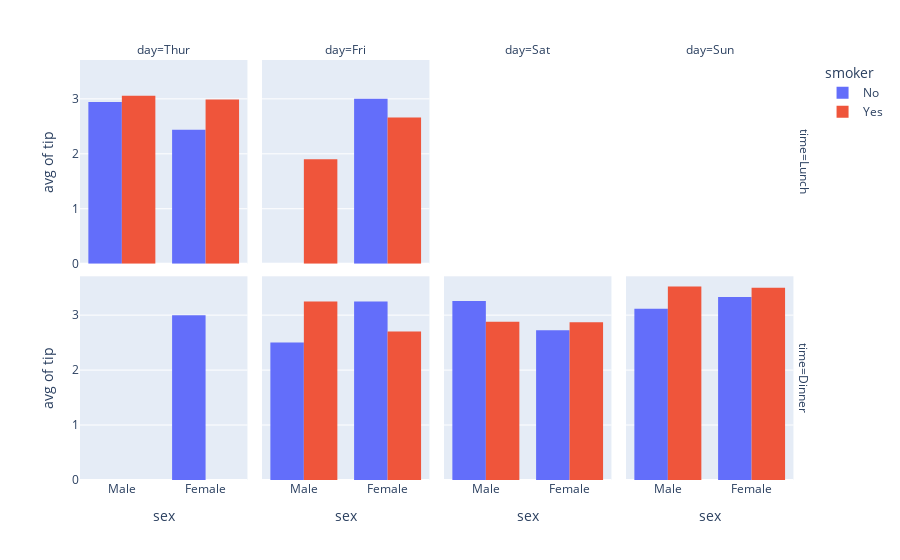

This figure's notebook cell:
### Code cell
import plotly.express as px
df = px.data.tips()
fig = px.histogram(df, x="sex", y="tip", histfunc="avg", color="smoker", barmode="group",
             facet_row="time", facet_col="day", category_orders={"day": ["Thur", "Fri", "Sat", "Sun"],
                                                                "time": ["Lunch", "Dinner"]})
fig.show()

### Figure 1 — Plotly figure (JSON) as saved in the notebook; plotly's stock layout.template omitted (floating-point values rounded to 4 significant figures)
{"data": [{"alignmentgroup": "True", "bingroup": "x", "histfunc": "avg", "hoverlabel": {"namelength": 0}, "hovertemplate": "smoker=No<br>time=Lunch<br>day=Thur<br>sex=%{x}<br>avg of tip=%{y}", "legendgroup": "No", "marker": {"color": "#636efa"}, "name": "No", "offsetgroup": "No", "orientation": "v", "showlegend": true, "type": "histogram", "x": ["Male", "Male", "Male", "Male", "Female", "Male", "Female", "Male", "Male", "Male", "Male", "Female", "Female", "Female", "Male", "Female", "Male", "Male", "Female", "Female", "Male", "Female", "Female", "Male", "Male", "Female", "Female", "Female", "Female", "Female", "Female", "Female", "Female", "Female", "Male", "Male", "Female", "Female", "Female", "Female", "Female", "Male", "Male", "Male"], "xaxis": "x5", "y": [4, 3, 2.71, 3.4, 1.83, 2.03, 5.17, 2, 4, 5.85, 3, 1.5, 1.8, 2.92, 2.31, 1.68, 2.5, 2, 2.52, 4.2, 1.48, 2, 2, 2.18, 1.5, 2.83, 1.5, 2, 3.25, 1.25, 2, 2, 2.75, 3.5, 6.7, 5, 5, 2.3, 1.5, 1.36, 1.63, 1.73, 2, 1.44], "yaxis": "y5"}, {"alignmentgroup": "True", "bingroup": "x", "histfunc": "avg", "hoverlabel": {"namelength": 0}, "hovertemplate": "smoker=No<br>time=Lunch<br>day=Fri<br>sex=%{x}<br>avg of tip=%{y}", "legendgroup": "No", "marker": {"color": "#636efa"}, "name": "No", "offsetgroup": "No", "orientation": "v", "showlegend": false, "type": "histogram", "x": ["Female"], "xaxis": "x6", "y": [3], "yaxis": "y6"}, {"alignmentgroup": "True", "bingroup": "x", "histfunc": "avg", "hoverlabel": {"namelength": 0}, "hovertemplate": "smoker=No<br>time=Dinner<br>day=Thur<br>sex=%{x}<br>avg of tip=%{y}", "legendgroup": "No", "marker": {"color": "#636efa"}, "name": "No", "offsetgroup": "No", "orientation": "v", "showlegend": false, "type": "histogram", "x": ["Female"], "xaxis": "x", "y": [3], "yaxis": "y"}, {"alignmentgroup": "True", "bingroup": "x", "histfunc": "avg", "hoverlabel": {"namelength": 0}, "hovertemplate": "smoker=No<br>time=Dinner<br>day=Fri<br>sex=%{x}<br>avg of tip=%{y}", "legendgroup": "No", "marker": {"color": "#636efa"}, "name": "No", "offsetgroup": "No", "orientation": "v", "showlegend": false, "type": "histogram", "x": ["Male", "Female", "Male"], "xaxis": "x2", "y": [3.5, 3.25, 1.5], "yaxis": "y2"}, {"alignmentgroup": "True", "bingroup": "x", "histfunc": "avg", "hoverlabel": {"namelength": 0}, "hovertemplate": "smoker=No<br>time=Dinner<br>day=Sat<br>sex=%{x}<br>avg of tip=%{y}", "legendgroup": "No", "marker": {"color": "#636efa"}, "name": "No", "offsetgroup": "No", "orientation": "v", "showlegend": false, "type": "histogram", "x": ["Male", "Male", "Female", "Female", "Male", "Male", "Male", "Male", "Male", "Male", "Female", "Male", "Male", "Female", "Female", "Male", "Male", "Male", "Female", "Male", "Male", "Male", "Female", "Male", "Male", "Male", "Female", "Male", "Male", "Female", "Female", "Male", "Female", "Male", "Male", "Female", "Male", "Male", "Male", "Male", "Male", "Male", "Female", "Male", "Male"], "xaxis": "x3", "y": [3.35, 4.08, 2.75, 2.23, 7.58, 3.18, 2.34, 2, 2, 4.3, 3, 1.45, 2.5, 3, 2.45, 3.27, 3.6, 2, 3.07, 2.31, 5, 2.24, 1.5, 6.73, 2.64, 3.15, 2.47, 2.01, 1.97, 3, 2.2, 1.25, 4.08, 3.76, 3, 1, 9, 3, 2.72, 3.39, 1.47, 1.25, 4.67, 5.92, 1.75], "yaxis": "y3"}, {"alignmentgroup": "True", "bingroup": "x", "histfunc": "avg", "hoverlabel": {"namelength": 0}, "hovertemplate": "smoker=No<br>time=Dinner<br>day=Sun<br>sex=%{x}<br>avg of tip=%{y}", "legendgroup": "No", "marker": {"color": "#636efa"}, "name": "No", "offsetgroup": "No", "orientation": "v", "showlegend": false, "type": "histogram", "x": ["Female", "Male", "Male", "Male", "Female", "Male", "Male", "Male", "Male", "Male", "Male", "Female", "Male", "Male", "Female", "Male", "Female", "Male", "Female", "Male", "Male", "Male", "Male", "Male", "Male", "Male", "Male", "Male", "Male", "Female", "Female", "Male", "Male", "Male", "Male", "Male", "Female", "Female", "Male", "Male", "Male", "Male", "Male", "Male", "Female", "Male", "Female", "Female", "Male", "Male", "Male", "Female", "Male", "Male", "Male", "Male", "Male"], "xaxis": "x4", "y": [1.01, 1.66, 3.5, 3.31, 3.61, 4.71, 2, 3.12, 1.96, 3.23, 1.71, 5, 1.57, 3, 3.02, 3.92, 1.67, 3.71, 3.5, 2.54, 3.06, 1.32, 5.6, 3, 5, 6, 2.05, 3, 2.5, 2.6, 5.2, 1.56, 4.34, 3.51, 4, 2.55, 4, 3.5, 5.07, 2.5, 2, 2.74, 2, 2, 5.14, 5, 3.75, 2.61, 2, 3.5, 2.5, 2, 2, 3.48, 2.24, 4.5, 5], "yaxis": "y4"}, {"alignmentgroup": "True", "bingroup": "x", "histfunc": "avg", "hoverlabel": {"namelength": 0}, "hovertemplate": "smoker=Yes<br>time=Lunch<br>day=Thur<br>sex=%{x}<br>avg of tip=%{y}", "legendgroup": "Yes", "marker": {"color": "#EF553B"}, "name": "Yes", "offsetgroup": "Yes", "orientation": "v", "showlegend": true, "type": "histogram", "x": ["Male", "Male", "Male", "Female", "Male", "Male", "Male", "Male", "Female", "Female", "Male", "Male", "Female", "Female", "Female", "Male", "Female"], "xaxis": "x5", "y": [3, 5, 2, 4.19, 2.56, 2.02, 4, 2, 5, 2, 2, 4, 2.01, 2, 2.5, 4, 3.23], "yaxis": "y5"}, {"alignmentgroup": "True", "bingroup": "x", "histfunc": "avg", "hoverlabel": {"namelength": 0}, "hovertemplate": "smoker=Yes<br>time=Lunch<br>day=Fri<br>sex=%{x}<br>avg of tip=%{y}", "legendgroup": "Yes", "marker": {"color": "#EF553B"}, "name": "Yes", "offsetgroup": "Yes", "orientation": "v", "showlegend": false, "type": "histogram", "x": ["Male", "Female", "Male", "Male", "Female", "Female"], "xaxis": "x6", "y": [2.2, 3.48, 1.92, 1.58, 2.5, 2], "yaxis": "y6"}, {"alignmentgroup": "True", "bingroup": "x", "histfunc": "avg", "hoverlabel": {"namelength": 0}, "hovertemplate": "smoker=Yes<br>time=Dinner<br>day=Fri<br>sex=%{x}<br>avg of tip=%{y}", "legendgroup": "Yes", "marker": {"color": "#EF553B"}, "name": "Yes", "offsetgroup": "Yes", "orientation": "v", "showlegend": false, "type": "histogram", "x": ["Male", "Female", "Female", "Male", "Male", "Male", "Male", "Female", "Female"], "xaxis": "x2", "y": [3, 1, 4.3, 4.73, 4, 1.5, 3, 2.5, 3], "yaxis": "y2"}, {"alignmentgroup": "True", "bingroup": "x", "histfunc": "avg", "hoverlabel": {"namelength": 0}, "hovertemplate": "smoker=Yes<br>time=Dinner<br>day=Sat<br>sex=%{x}<br>avg of tip=%{y}", "legendgroup": "Yes", "marker": {"color": "#EF553B"}, "name": "Yes", "offsetgroup": "Yes", "orientation": "v", "showlegend": false, "type": "histogram", "x": ["Male", "Male", "Male", "Male", "Male", "Male", "Female", "Male", "Female", "Female", "Male", "Female", "Female", "Male", "Male", "Male", "Female", "Female", "Female", "Male", "Male", "Male", "Male", "Male", "Female", "Male", "Male", "Female", "Female", "Female", "Male", "Male", "Male", "Female", "Female", "Male", "Male", "Male", "Male", "Male", "Female", "Male"], "xaxis": "x3", "y": [3, 1.76, 3.21, 2, 1.98, 3.76, 1, 2.09, 3.14, 5, 3.08, 2.5, 3.48, 1.64, 4.06, 4.29, 4, 1.61, 2, 10, 3.16, 3.41, 3, 2.03, 2.23, 2, 5.16, 2.5, 6.5, 1.1, 3, 1.5, 1.44, 3.09, 2.88, 2, 3, 3, 1, 1.17, 2, 2], "yaxis": "y3"}, {"alignmentgroup": "True", "bingroup": "x", "histfunc": "avg", "hoverlabel": {"namelength": 0}, "hovertemplate": "smoker=Yes<br>time=Dinner<br>day=Sun<br>sex=%{x}<br>avg of tip=%{y}", "legendgroup": "Yes", "marker": {"color": "#EF553B"}, "name": "Yes", "offsetgroup": "Yes", "orientation": "v", "showlegend": false, "type": "histogram", "x": ["Female", "Male", "Male", "Male", "Male", "Male", "Male", "Female", "Male", "Male", "Male", "Male", "Male", "Male", "Female", "Male", "Female", "Male", "Male"], "xaxis": "x4", "y": [3, 5.15, 3.18, 4, 3.11, 2, 2, 4, 3.55, 3.68, 5.65, 3.5, 6.5, 3, 3.5, 2, 3.5, 4, 1.5], "yaxis": "y4"}], "layout": {"annotations": [{"font": {}, "showarrow": false, "text": "day=Thur", "x": 0.115, "xanchor": "center", "xref": "paper", "y": 1, "yanchor": "bottom", "yref": "paper"}, {"font": {}, "showarrow": false, "text": "day=Fri", "x": 0.365, "xanchor": "center", "xref": "paper", "y": 1, "yanchor": "bottom", "yref": "paper"}, {"font": {}, "showarrow": false, "text": "day=Sat", "x": 0.615, "xanchor": "center", "xref": "paper", "y": 1, "yanchor": "bottom", "yref": "paper"}, {"font": {}, "showarrow": false, "text": "day=Sun", "x": 0.865, "xanchor": "center", "xref": "paper", "y": 1, "yanchor": "bottom", "yref": "paper"}, {"font": {}, "showarrow": false, "text": "time=Dinner", "textangle": 90, "x": 0.98, "xanchor": "left", "xref": "paper", "y": 0.2425, "yanchor": "middle", "yref": "paper"}, {"font": {}, "showarrow": false, "text": "time=Lunch", "textangle": 90, "x": 0.98, "xanchor": "left", "xref": "paper", "y": 0.7575, "yanchor": "middle", "yref": "paper"}], "barmode": "group", "legend": {"title": {"text": "smoker"}, "tracegroupgap": 0}, "margin": {"t": 60}, "xaxis": {"anchor": "y", "domain": [0, 0.23], "title": {"text": "sex"}}, "xaxis2": {"anchor": "y2", "domain": [0.25, 0.48], "matches": "x", "title": {"text": "sex"}}, "xaxis3": {"anchor": "y3", "domain": [0.5, 0.73], "matches": "x", "title": {"text": "sex"}}, "xaxis4": {"anchor": "y4", "domain": [0.75, 0.98], "matches": "x", "title": {"text": "sex"}}, "xaxis5": {"anchor": "y5", "domain": [0, 0.23], "matches": "x", "showticklabels": false}, "xaxis6": {"anchor": "y6", "domain": [0.25, 0.48], "matches": "x", "showticklabels": false}, "xaxis7": {"anchor": "y7", "domain": [0.5, 0.73], "matches": "x", "showticklabels": false}, "xaxis8": {"anchor": "y8", "domain": [0.75, 0.98], "matches": "x", "showticklabels": false}, "yaxis": {"anchor": "x", "domain": [0, 0.485], "title": {"text": "avg of tip"}}, "yaxis2": {"anchor": "x2", "domain": [0, 0.485], "matches": "y", "showticklabels": false}, "yaxis3": {"anchor": "x3", "domain": [0, 0.485], "matches": "y", "showticklabels": false}, "yaxis4": {"anchor": "x4", "domain": [0, 0.485], "matches": "y", "showticklabels": false}, "yaxis5": {"anchor": "x5", "domain": [0.515, 1], "matches": "y", "title": {"text": "avg of tip"}}, "yaxis6": {"anchor": "x6", "domain": [0.515, 1], "matches": "y", "showticklabels": false}, "yaxis7": {"anchor": "x7", "domain": [0.515, 1], "matches": "y", "showticklabels": false}, "yaxis8": {"anchor": "x8", "domain": [0.515, 1], "matches": "y", "showticklabels": false}}}
